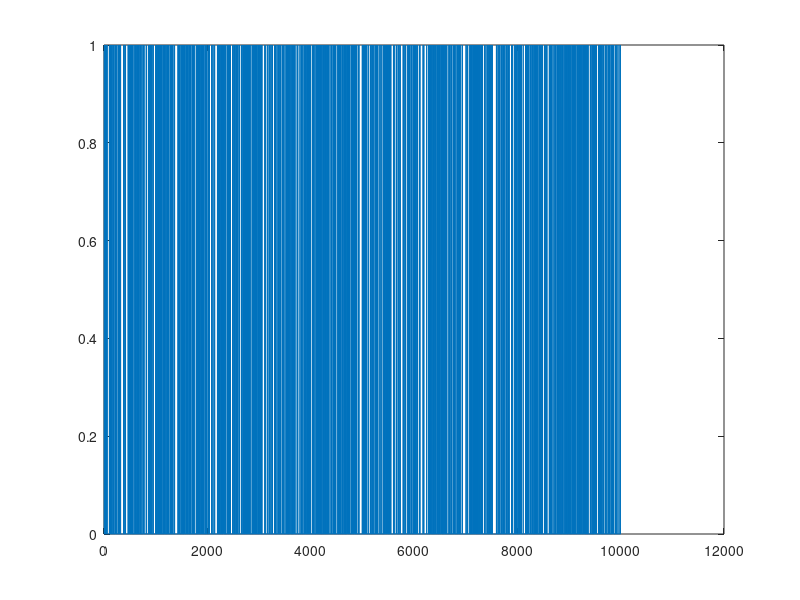
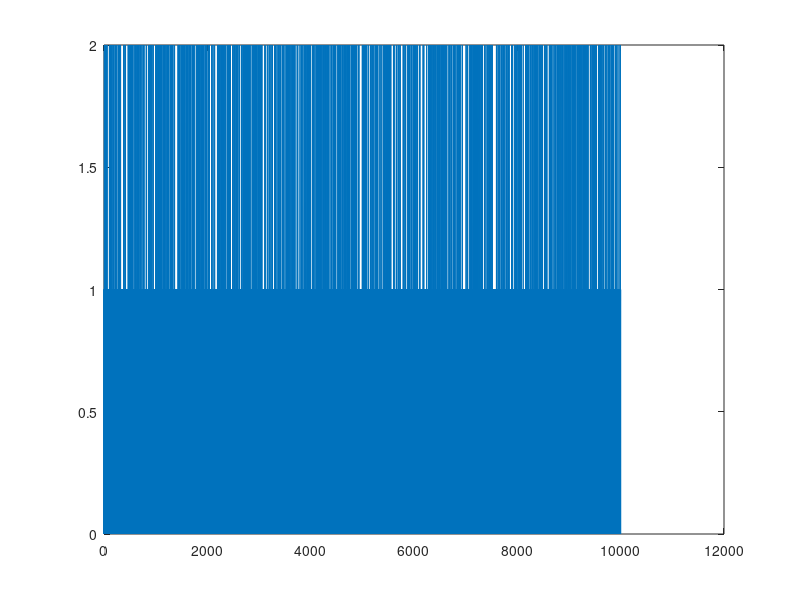

Recreate these plots in MATLAB, in order.
%% HW 1. Simulation of MC to get reliability of a system
clc
clear all
%% Ex. 2 Simulating a MC
Q = [-1/3 1/3; 2 -2];
T = 1000;
mu = [3, 1/2];
t = 0; state = 0;
timevec = [t]; statevec = [state];
while (t < T)
    t_inc = exprnd(mu(state+1));
    state = mod(state+1,2);
    t = t + t_inc;
    timevec = [timevec; t];
    statevec = [statevec; state];
end

timedif = timevec(2:end) - timevec(1:end-1);

time_working = timedif(1:2:end);
time_broken = timedif(2:2:end);

MTTR = mean(time_broken)
MTTF = mean(time_working)
MTBF = MTTF+ MTTR


%% Plots ex. 1
statevec_2 = zeros(size(statevec,1)*2,1);
for i = 1:size(statevec,1)
    statevec_2(2*i) = statevec(i);
    statevec_2(2*(i-1)+1) = statevec(i);
end

time_2 = zeros(size(timevec,1)*2,1);
for i = 1:size(timevec,1)
    time_2(2*i) = timevec(i);
    time_2(2*(i-1)+1) = timevec(i);
end

plot(time_2(2:end), statevec_2(1:end-1))

%% Ex 3. Discrete time simulation
% States 0 and 1.
Q = [-1/3 1/3; 2 -2];
n = 1/100;
N = 100000;
P =    [ 1+n*Q(1,1), n*Q(1,2); ...
        n*Q(2,1), 1+n*Q(2,2)];

state = 0;
statevec = [state];
sw = zeros(2,2);
for t = 1:N
    x = rand;
    switch statevec(t)
        case 0
            if x > P(1,1)
                state = mod(state+1,2);
                sw(1,1) = sw(1,1) +1;
            else
                sw(1,2) = sw(1,2) +1;
            end
        case 1
            if x > P(2,2)
                state = mod(state+1,2);
                sw(2,1) = sw(2,1) +1;
                
            else
                sw(2,2) = sw(2,2) +1;
            end
    end
    
    statevec = [statevec state];
end

%plot(1:N+1, statevec)

% sw-matrix contains in (1,1) how many times it stays in state 0, (1,2) how
% many times it leaves it. Simliarily (2,1) how many times stays in state
% 1, and (2,2) leaving it. 

MTTF = sw(1,2) / sw(1,1) * n
MTTR = sw(2,2) / sw(2,1) * n
%MTBF = MTTF+ MTTR

%% Ex 4 Components in series
% % Two states defined: 0 and 1, for broken resp. working
% 
% mu = [3, 1/2];
% t = 0; state = 0;
% timevec = [t]; statevec = [state];
% while (t < T)
%     switch statevec(end)
%         case 0
%             components = exprnd(3, 3, 1); %  simulates 3 components
%             t_inc = min(components) ;
%             state = state + 1;
%             t = t+ t_inc;
%         case 1
%             repair = exprnd(1/2);
%             t = t + repair;
%             state = state - 1;
%     end
%     timevec = [timevec; t];
%     statevec = [statevec; state];
% end
% 
% timedif = timevec(2:end) - timevec(1:end-1);
% 
% time_working = timedif(1:2:end);
% time_broken = timedif(2:2:end);
% 
% MTTR = mean(time_broken)
% MTTF = mean(time_working)
% %MTBF = MTTF+ MTTR
%% Series, different interpretation
% States 0 to 3, where 0 is working, and 1-3 are broken
Q = [   -1/9, 1/9, 0, 0; ...
        2, -13/6, 1/6, 0 ; ...
        0, 2, -7/3, 1/3 ; ...
        0, 0, 6, -6];
    
T = 50000; t = 0; state = 0;

timevec = [t];
statevec = [state];
while (t < T)
    switch (statevec(end))
        case 0
            up = exprnd(1/ (1/3+1/3+1/3));
            t = t + up;
            state = state + 1;
        case 1
            up = exprnd(1/ (1/3+1/3));
            down = exprnd(1/2);
            if up < down
                state = state + 1;
                t = t + up;
            else
                state = state - 1;
                t = t + down;
            end
        case 2 
           up = exprnd(3);
            down = exprnd(1/ (2+2) );
            if up < down
                state = state + 1;
                t = t + up;
            else
                state = state - 1;
                t = t + down;
            end
        case 3
            down = exprnd(1/(2+2+2));
            t = t + down;
            state = state - 1;
    end

    statevec = [statevec state];
    timevec = [timevec t];
end

statevec_broken = (statevec~=0); 
statevec_working = (statevec==0);

timedif = timevec(2:end) - timevec(1:end-1);

timedif_broken = statevec_broken(2:end).*timedif;
timedif_working = statevec_working(2:end).*timedif;

total_time_broken = sum(timedif_broken);

number_time_broken = sum(timedif_broken~=0); 
number_time_working = sum(timedif_working==0); 


MTTR = total_time_broken/(number_time_broken)

total_time_working = sum(timedif_working);
MTTF = total_time_working/(number_time_working)
%MTBF = MTTF+ MTTR

%% Ex. 5 n=2 components in parallel. 
% 3 states -> state 0: all working, state 1: one broken, state 2: two broken. 
% Then this simplifies as state (1 U 2): working, state (3): broken.
Q = [   -1/3, 1/3, 0; ...
        2, -7/3, 1/3 ; ...
        0, 2, -2     ];

T = 10000; t = 0; state = 0;

timevec = [t];
statevec = [state];
while (t < T)
    switch (statevec(end))
        case 0
            up = exprnd(1/ (1/3 + 1/3));
            t = t + up;
            state = state + 1;
        case 1
            up = exprnd(3);
            down = exprnd(1/2);
            if up < down
                state = state + 1;
                t = t + up;
            else
                state = state - 1;
                t = t + down;
            end
        case 2 
            down = exprnd(1/ (2 + 2));
            t = t + down;
            state = state - 1;
    end

    statevec = [statevec state];
    timevec = [timevec t];
end

statevec_broken = (statevec==2); 
statevec_working = (statevec~=2);

timedif = timevec(2:end) - timevec(1:end-1);

timedif_broken = statevec_broken(2:end).*timedif;
timedif_working = statevec_working(2:end).*timedif;

total_time_broken = sum(timedif_broken);
number_time_broken = sum(timedif_broken~=0); 
MTTR = total_time_broken/number_time_broken

total_time_working = sum(timedif_working);
MTTF = total_time_working/(number_time_broken+1)
%MTBF = MTTF+ MTTR
%% Plots parallel 
plot(timevec, statevec_broken)
figure()
plot(timevec, statevec)
